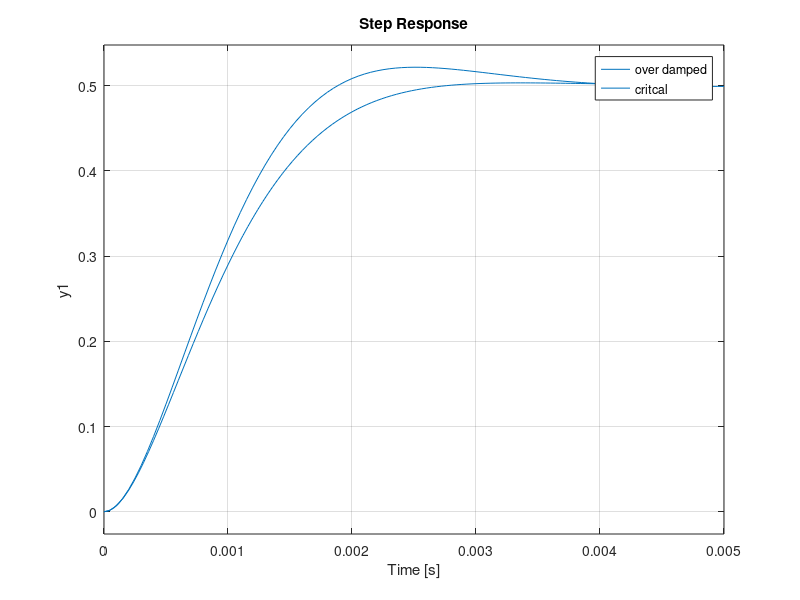

Reproduce this figure in MATLAB.
R=4000;
C=.2e-6;
RC=R*C;
zeta=1.2;
wn=1/RC;
num=wn^2;
den=[1 2*zeta*wn wn^2];
G=tf(num, den)
sys_close=feedback(G,1);
step(sys_close)%over damped
hold on
zeta=1;
den=[1 2*zeta*wn wn^2];
G=tf(num, den)
sys_close=feedback(G,1);
step(sys_close)%critcal
legend('over damped','critcal')